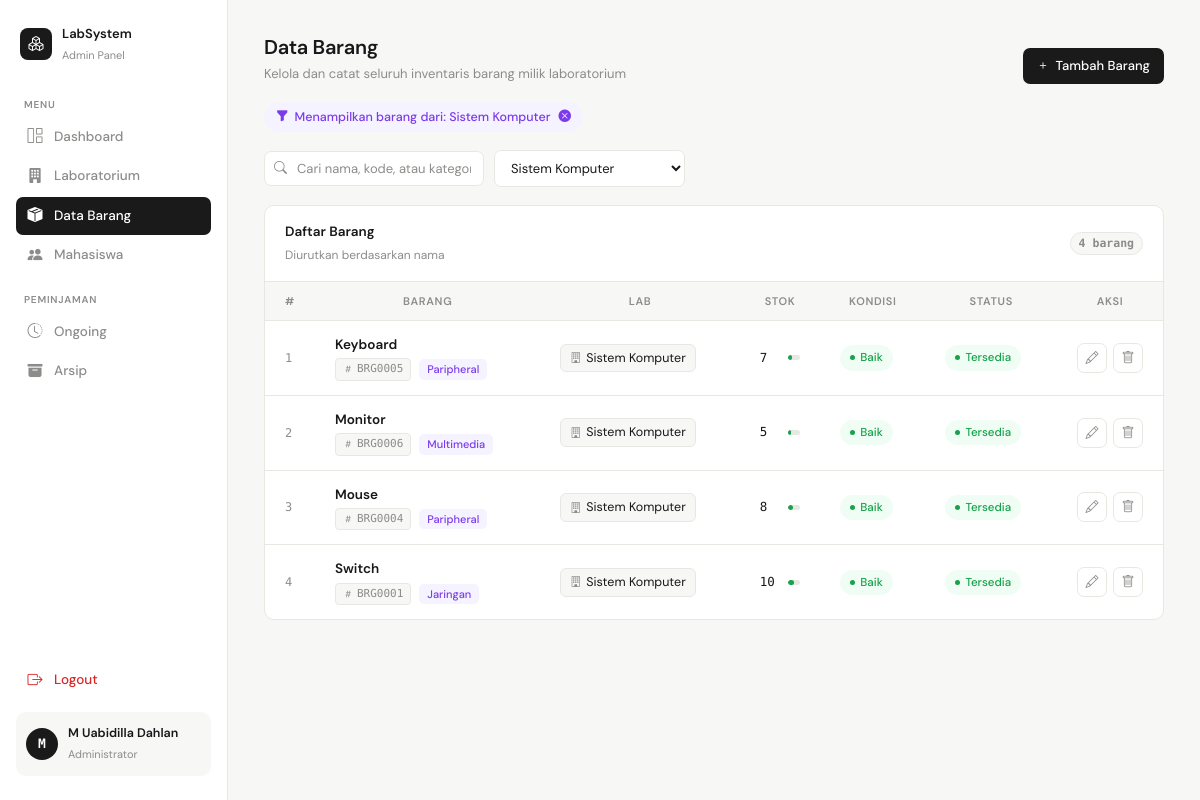
/data_barang.php?id_lab=2 (signed in), run on the app's committed database.
### tables this page shows
CREATE TABLE `data_lab` (
  `id_lab` int NOT NULL,
  `nama_lab` varchar(100) NOT NULL,
  `lokasi` varchar(100) DEFAULT NULL,
  `stok` int NOT NULL,
  `jumlah_kursi` int NOT NULL DEFAULT '40',
  `jumlah_meja` int NOT NULL DEFAULT '40',
  `status` enum('availabel','not available') NOT NULL
);

CREATE TABLE `data_barang` (
  `id_barang` int NOT NULL,
  `id_lab` int NOT NULL COMMENT 'FK ke data_lab.id_lab',
  `kode_barang` varchar(30) NOT NULL COMMENT 'Kode/inventaris unik barang',
  `nama_barang` varchar(100) NOT NULL,
  `kategori` varchar(50) DEFAULT NULL COMMENT 'Contoh: Elektronik, Furnitur, Alat Praktikum',
  `stok` int NOT NULL DEFAULT '0',
  `kondisi` enum('baik','rusak','perbaikan') NOT NULL DEFAULT 'baik',
  `status` enum('availabel','tidak availabel') NOT NULL DEFAULT 'availabel',
  `keterangan` text,
  `created_at` timestamp NOT NULL DEFAULT CURRENT_TIMESTAMP,
  `updated_at` timestamp NOT NULL DEFAULT CURRENT_TIMESTAMP ON UPDATE CURRENT_TIMESTAMP
);

### data_barang.php (the view, shortened to what this page needs)
<?php
include 'koneksi.php';
$filterLab = isset($_GET['id_lab']) && $_GET['id_lab'] !== '' ? $_GET['id_lab'] : null;
if ($filterLab !== null) {
    $stmt = mysqli_prepare($koneksi,
        "SELECT b.*, l.nama_lab
         FROM data_barang b
         JOIN data_lab l ON b.id_lab = l.id_lab
         WHERE b.id_lab = ?
         ORDER BY b.nama_barang ASC");
    mysqli_stmt_bind_param($stmt, "s", $filterLab);
    mysqli_stmt_execute($stmt);
    $query = mysqli_stmt_get_result($stmt);
} else {
    $query = mysqli_query($koneksi,
        "SELECT b.*, l.nama_lab
         FROM data_barang b
         JOIN data_lab l ON b.id_lab = l.id_lab
         ORDER BY b.nama_barang ASC");
}
$daftarLab = mysqli_query($koneksi, "SELECT id_lab, nama_lab FROM data_lab ORDER BY nama_lab ASC");
$activeLabName = null;
if ($filterLab !== null) {
    $stmtL = mysqli_prepare($koneksi, "SELECT nama_lab FROM data_lab WHERE id_lab = ?");
    mysqli_stmt_bind_param($stmtL, "s", $filterLab);
    mysqli_stmt_execute($stmtL);
    $r = mysqli_stmt_get_result($stmtL)->fetch_assoc();
    $activeLabName = $r['nama_lab'] ?? null;
}
?>
<!DOCTYPE html>
<html lang="id">
<head>
<link href="https://cdn.jsdelivr.net/npm/bootstrap-icons/font/bootstrap-icons.css" rel="stylesheet">
</head>
<body>
<aside class="sidebar" id="sidebar">
    <div class="sidebar-logo">
        <div class="logo-icon"><i class="bi bi-boxes"></i></div>
        <div class="sidebar-logo-text">
            <strong>LabSystem</strong>
            <span>Admin Panel</span>
        </div>
    </div>
    <p class="nav-section">Menu</p>
    <ul style="list-style:none;padding:0;margin:0">
        <li class="nav-item"><a class="nav-link" href="dashboard.php"><i class="bi bi-grid-1x2"></i> Dashboard</a></li>
        <li class="nav-item"><a class="nav-link" href="data_lab.php"><i class="bi bi-building-fill"></i> Laboratorium</a></li>
        <li class="nav-item"><a class="nav-link active" href="data_barang.php"><i class="bi bi-box-seam-fill"></i> Data Barang</a></li>
        <li class="nav-item"><a class="nav-link" href="data_mhs.php"><i class="bi bi-people-fill"></i> Mahasiswa</a></li>
    </ul>
    <p class="nav-section">Peminjaman</p>
    <ul style="list-style:none;padding:0;margin:0">
        <li class="nav-item"><a class="nav-link" href="riwayat_pinjam.php"><i class="bi bi-clock-history"></i> Ongoing</a></li>
        <li class="nav-item"><a class="nav-link" href="arsip_peminjaman.php"><i class="bi bi-archive-fill"></i> Arsip</a></li>
    </ul>
    <div style="flex:1"></div>
    <ul style="list-style:none;padding:0;margin:0 0 12px">
        <li class="nav-item">
            <a class="nav-link danger" href="logout.php" onclick="return confirm('Yakin ingin logout?')">
                <i class="bi bi-box-arrow-right"></i> Logout
            </a>
        </li>
    </ul>
    <div class="sidebar-user">
        <div class="avatar"><?= strtoupper(substr($_SESSION['user']['nama'], 0, 1)) ?></div>
        <div class="sidebar-user-info">
            <strong><?= htmlspecialchars($_SESSION['user']['nama']) ?></strong>
            <span>Administrator</span>
        </div>
    </div>
</aside>
<main class="main">
    <div class="page-header">
        <div class="page-header-left">
            <h1>Data Barang</h1>
            <p>Kelola dan catat seluruh inventaris barang milik laboratorium</p>
        </div>
        <a href="tambah_data_barang.php<?= $filterLab !== null ? '?id_lab=' . urlencode($filterLab) : ''; ?>" class="btn-primary">
            <i class="bi bi-plus"></i>
            <span>Tambah Barang</span>
        </a>
    </div>
    <?php if ($filterLab !== null): ?>
    <div class="filter-chip">
        <i class="bi bi-funnel-fill"></i>
        Menampilkan barang dari: <?= htmlspecialchars($activeLabName ?? $filterLab); ?>
        <a href="data_barang.php" title="Hapus filter"><i class="bi bi-x-circle-fill"></i></a>
    </div>
    <?php endif; ?>
    <div class="toolbar">
        <div class="search-wrap">
            <input type="text" class="search-input" id="searchInput" placeholder="Cari nama, kode, atau kategori barang…">
        </div>
        <select class="filter-select" id="labFilterSelect" onchange="if(this.value){window.location='data_barang.php?id_lab='+encodeURIComponent(this.value);}else{window.location='data_barang.php';}">
            <?php while ($l = mysqli_fetch_assoc($daftarLab)): ?>
                <option value="<?= htmlspecialchars($l['id_lab']); ?>" <?= ($filterLab == $l['id_lab']) ? 'selected' : ''; ?>>
                    <?= htmlspecialchars($l['nama_lab']); ?>
                </option>
            <?php endwhile; ?>
        </select>
    </div>
    <div class="card">
        <div class="card-header">
            <div class="card-header-left">
                <h2>Daftar Barang</h2>
                <span>Diurutkan berdasarkan nama</span>
            </div>
            <span class="count-chip" id="rowCount">—</span>
        </div>
        <div class="table-wrap">
            <table>
                <thead>
                    <tr>
                        <th style="width:48px">#</th>
                        <th>Barang</th>
                        <th>Lab</th>
                        <th>Stok</th>
                        <th>Kondisi</th>
                        <th>Status</th>
                        <th style="width:100px">Aksi</th>
                    </tr>
                </thead>
                <tbody id="tableBody">
                <?php
                $no = 1;
                if (mysqli_num_rows($query) > 0):
                    while ($barang = mysqli_fetch_assoc($query)):
                        $badgeStatus = $barang['status'] === 'availabel' ? 'badge-available' : 'badge-unavailable';
                        $statusText  = $barang['status'] === 'availabel' ? 'Tersedia' : 'Tidak Tersedia';
                        $badgeKondisi = 'badge-' . $barang['kondisi'];
                        $kondisiText  = ucfirst($barang['kondisi']);
                        $stok = (int)$barang['stok'];
                        $barClass = $stok <= 0 ? 'empty' : ($stok <= 3 ? 'low' : '');
                        $barPct = min(100, ($stok / 20) * 100);
                ?>
                    <tr>
                        <td class="row-num"><?= $no++; ?></td>
                        <td>
                            <div class="item-cell">
                                <span class="item-name"><?= htmlspecialchars($barang['nama_barang']); ?></span>
                                <div class="item-meta">
                                    <span class="meta-tag">
                                        <i class="bi bi-hash"></i>
                                        <?= htmlspecialchars($barang['kode_barang']); ?>
                                    </span>
                                    <?php if (!empty($barang['kategori'])): ?>
                                    <span class="tag-kategori"><?= htmlspecialchars($barang['kategori']); ?></span>
                                    <?php endif; ?>
                                </div>
                            </div>
                        </td>
                        <td>
                            <a class="lab-link" href="data_barang.php?id_lab=<?= urlencode($barang['id_lab']); ?>">
                                <i class="bi bi-building"></i> <?= htmlspecialchars($barang['nama_lab']); ?>
                            </a>
                        </td>
                        <td>
                            <div class="stok-bar-wrap">
                                <span class="stok-num"><?= $stok; ?></span>
                                <div class="stok-bar">
                                    <div class="stok-bar-fill <?= $barClass; ?>" style="width:<?= $barPct; ?>%"></div>
                                </div>
                            </div>
                        </td>
                        <td>
                            <span class="badge <?= $badgeKondisi; ?>"><?= $kondisiText; ?></span>
                        </td>
                        <td>
                            <span class="badge <?= $badgeStatus; ?>"><?= $statusText; ?></span>
                        </td>
                        <td>
                            <div class="action-buttons">
                                <a href="edit_data_barang.php?id=<?= urlencode($barang['id_barang']); ?>"
                                   class="btn-action btn-edit" title="Edit Barang">
                                    <i class="bi bi-pencil"></i>
                                </a>
                                <a href="hapus_data_barang.php?id=<?= urlencode($barang['id_barang']); ?><?= $filterLab !== null ? '&id_lab=' . urlencode($filterLab) : ''; ?>"
                                   class="btn-action btn-delete" title="Hapus Barang"
                                   onclick="return confirm('Yakin ingin menghapus barang \'<?= htmlspecialchars(addslashes($barang['nama_barang'])); ?>\'? Tindakan ini tidak dapat dibatalkan.')">
                                    <i class="bi bi-trash"></i>
                                </a>
                            </div>
                        </td>
                    </tr>
                <?php endwhile; endif; ?>
                </tbody>
            </table>
        </div>
    </div>
</main>
</body>
</html>

### data on the page
data_lab: nama_lab "Sistem Komputer"
data_barang: nama_barang "Keyboard", kode_barang "BRG0005", kategori "Paripheral", id_lab.nama_lab "Sistem Komputer", stok "7", kondisi "Baik", status "Tersedia"
data_barang: nama_barang "Monitor", kode_barang "BRG0006", kategori "Multimedia", id_lab.nama_lab "Sistem Komputer", stok "5", kondisi "Baik", status "Tersedia"
data_barang: nama_barang "Mouse", kode_barang "BRG0004", kategori "Paripheral", id_lab.nama_lab "Sistem Komputer", stok "8", kondisi "Baik", status "Tersedia"
data_barang: nama_barang "Switch", kode_barang "BRG0001", kategori "Jaringan", id_lab.nama_lab "Sistem Komputer", stok "10", kondisi "Baik", status "Tersedia"

### other printed values
substr($_SESSION['user']['nama'], 0, 1) "M"
$_SESSION['user']['nama'] "M Uabidilla Dahlan"
form field value "Sistem Komputer"
